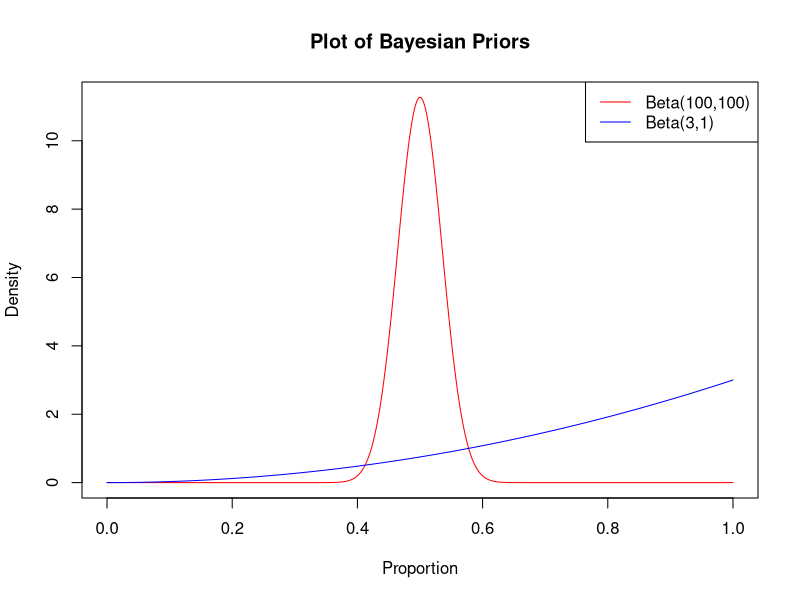

Reproduce this figure in R. (Note: a time limit stopped this script after it produced the figure.)
## ---- chunk 1

balanced <- function( i, j, k, l, chooser_params ) {

    n <- i + j + k + l

    if (n%%2) {
        action <- sample(c(1,2), size=1)
    }
    else {
        if (i + j < k + l) {
            action <- 1
        } else {
            action <- 2
        }
    }

    return(action)
}


one_run <- function(n, chooser, chooser_params, alpha, minimum_interesting_delta) {

    i <- 0
    j <- 0
    k <- 0
    l <- 0

    # set the true probability of success
    p.c <- rbeta( 1, prior.i, prior.j )
    p.n <- rbeta( 1, prior.k, prior.l )

    correctly_reject_nulls <- c()

    for (m in 1:n) {

        # use the chooser function to pick an action
        # in this case, it should return 1 or 2
        action <- chooser( i, j, k, l, chooser_params )
        if (length(action)!=1) {
            chooser_params <- action[2]
            action <- action[1]
        }

        if (action == 1) {

            # decide whether or not the treatment is a success
            sample <- rbinom(1, 1, p.c)

            if (sample == 1) {
                # success!
                i <- i + 1
            } else if (sample == 0) {
                # failure
                j <- j + 1
            }
        } else {
            
            # decide whether or not the treatment is a success
            sample <- rbinom(1, 1, p.n)

            if (sample == 1) {
                # success!
                k <- k + 1
            } else if (sample == 0) {
                # failure
                l <- l + 1
            }
        }

        xtab <- as.table(rbind(c(i, j), c(k, l)))
        dimnames(xtab) <- list(
            group = c("grp1", "grp2"),
            success = c("yes", "no")
        )


        null_rejected <- tryCatch(
            {
                test <- prop.test(xtab)
                test["p.value"] < alpha
            },
            error=function(cond) {
                FALSE
            }
        )
        if (is.na(null_rejected)) {
            null_rejected <- FALSE
        }
        # power is based on _correctly_ rejecting the null
        # we must ignore rejections where the sign is wrong
        p.c_hat <- i/(i+j)
        p.n_hat <- k/(k+l)
        incorrect_direction <- (p.c_hat > p.n_hat) != (p.c > p.n)
        correctly_reject_null <- null_rejected
        if (null_rejected & incorrect_direction) {
            correctly_reject_null <- FALSE
        }

        correctly_reject_nulls <- append(correctly_reject_nulls, correctly_reject_null)
    }

    return(correctly_reject_nulls)
}


simulator <- function(numb_of_sims, numb_of_patients, runner, chooser, chooser_params, alpha) {

    runs <- array(0, dim=numb_of_patients)
    props <- c()

    for (iter in 1:(numb_of_sims)) {
        
        correctly_reject_nulls <- runner(numb_of_patients, chooser, chooser_params, alpha)
        runs <- runs + (correctly_reject_nulls - runs)/(iter+1)
    }

    return(c(runs, props))
}


## ---- chunk 2
numb_of_sims <- 500
numb_of_patients <- 300

prior.i <- 100
prior.j <- 100
prior.k <- 3
prior.l <- 1

## ---- chunk 3
x1 <- seq(0, 1, length=1000)
y1 <- dbeta(x1, prior.i, prior.j)
plot(x1, y1, type="l", col="red", main="Plot of Bayesian Priors", ylab="Density", xlab="Proportion")

x2 <- seq(0, 1, length=1000)
y2 <- dbeta(x1, prior.k, prior.l)
lines(x2, y2, col="blue")
legend(x="topright", legend=c(paste0("Beta(",prior.i,",",prior.j,")"), paste0("Beta(",prior.k,",",prior.l,")")), lty=1, col=c("red", "blue"))

## ---- chunk 4

y <- simulator(numb_of_sims, numb_of_patients, one_run, balanced, NA, alpha)
x <- 1:numb_of_patients
plot(x,y, ylim=c(0,1))
abline(h=power_threshold)
optimal_sample_size <- sum(y < power_threshold); optimal_sample_size
abline(v=optimal_sample_size)
